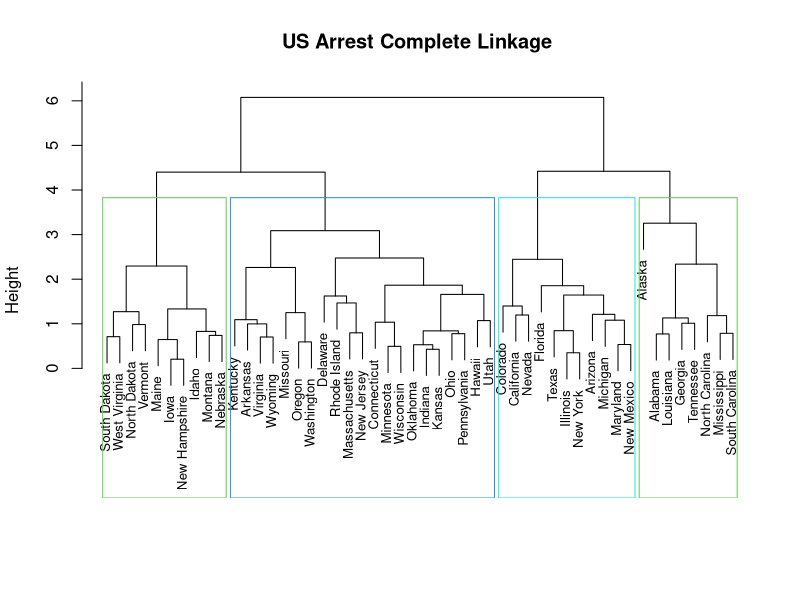
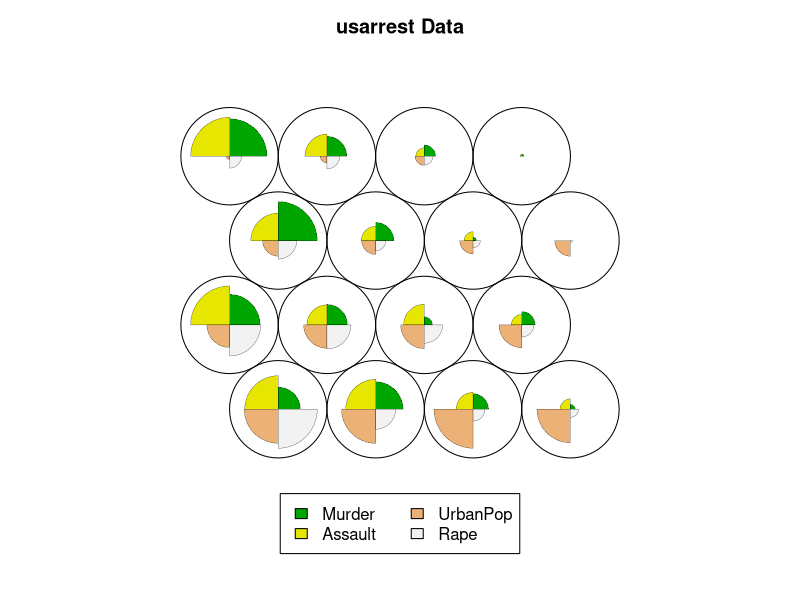
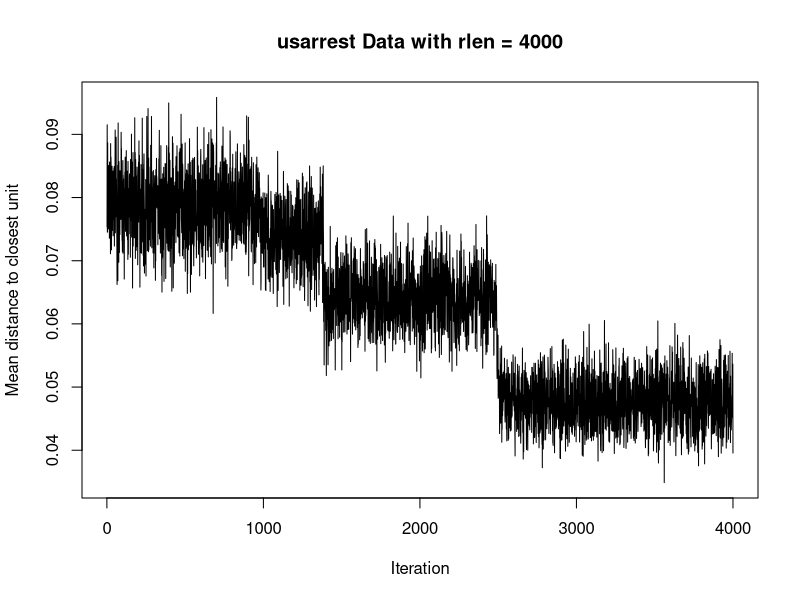
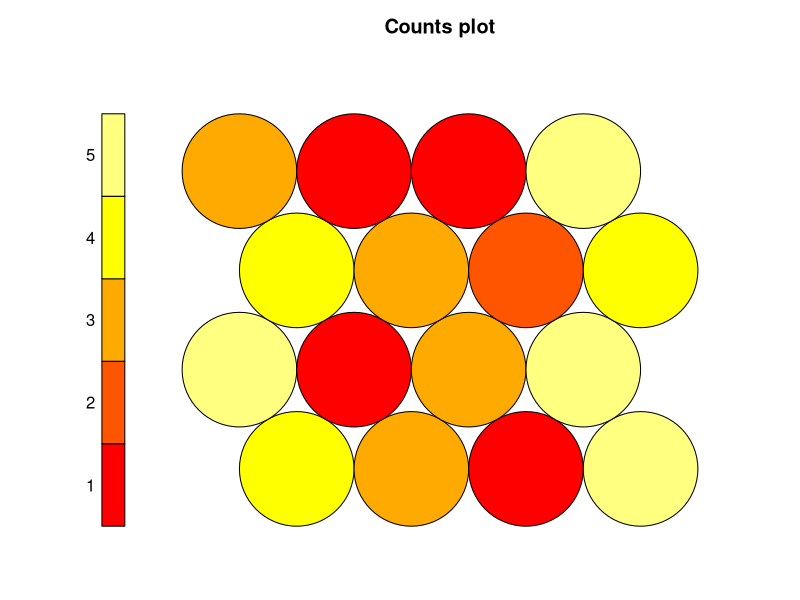
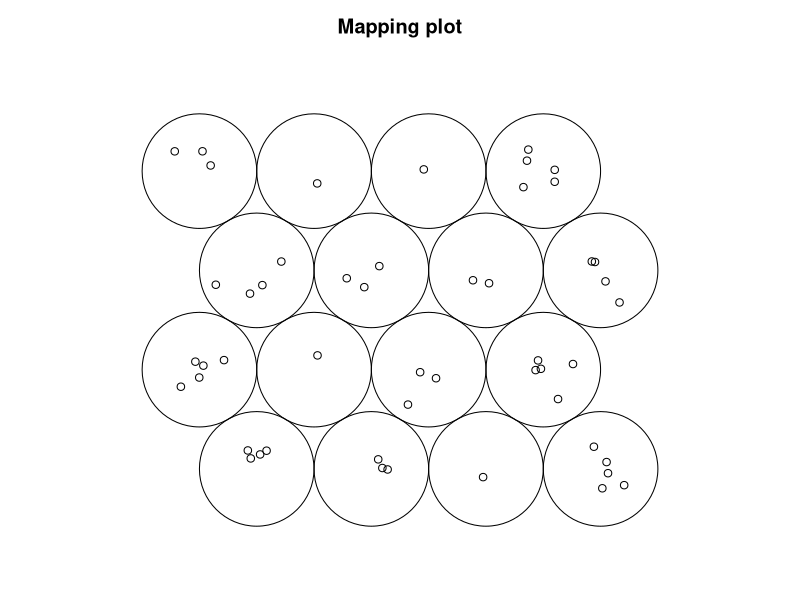
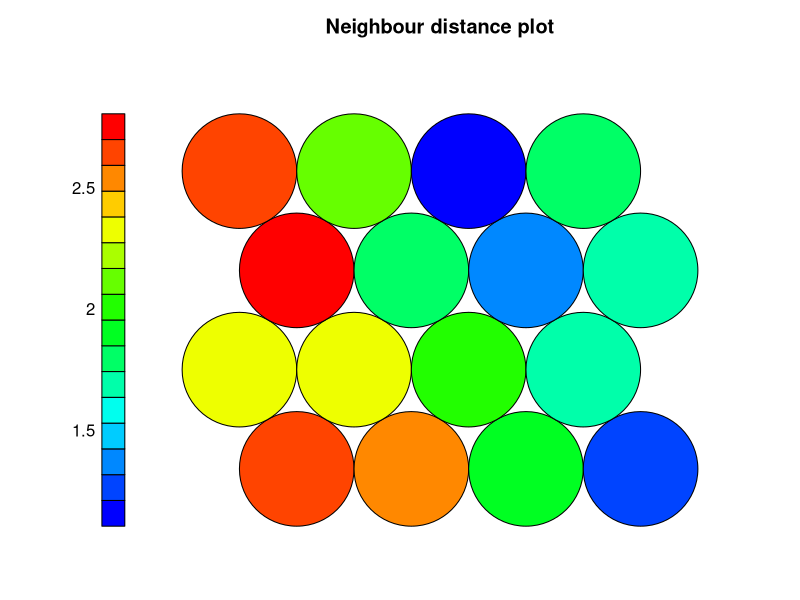
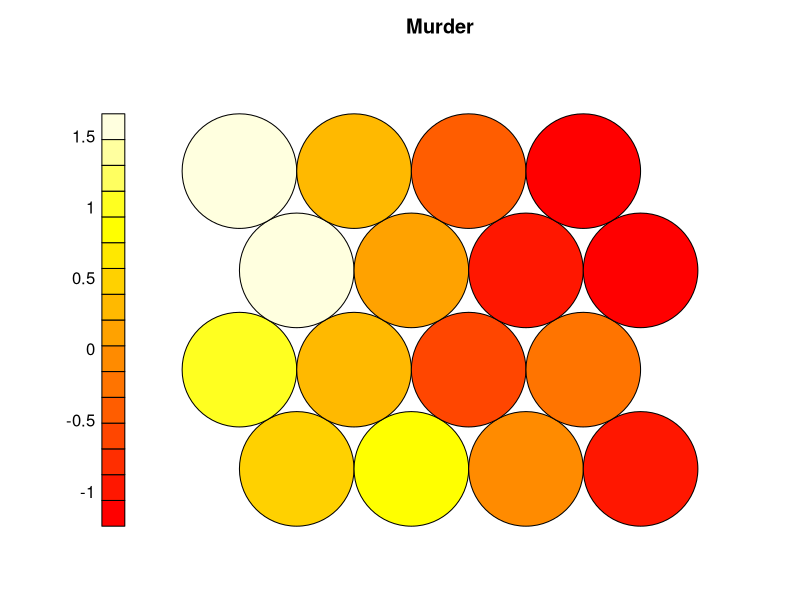
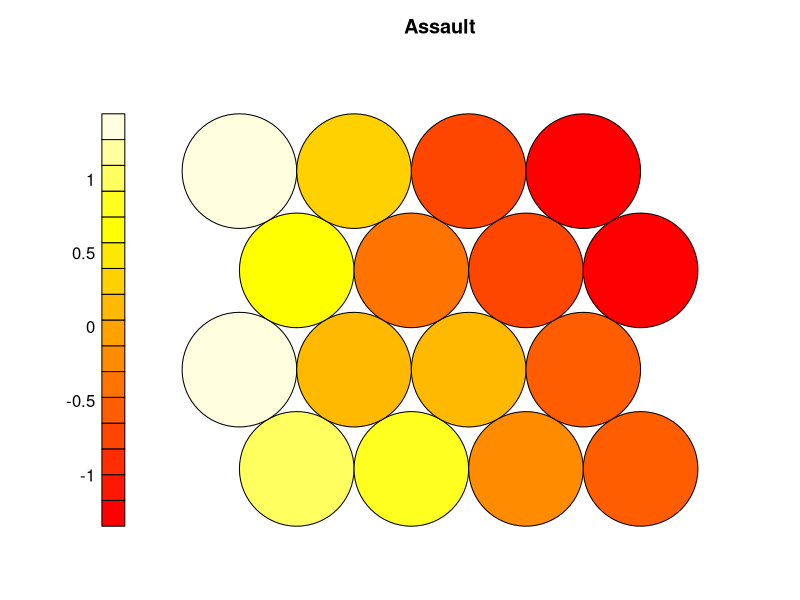

R code for these plots, in order:
#2.a Perform hierarchical clustering with complete linkage and Euclidean distance to cluster the states. 
rm(list = ls())

require(graphics)

usarrest <- scale(USArrests)

usa.complete = hclust(dist(usarrest), method = "complete")

plot(usa.complete ,main = "US Arrest Complete Linkage ", xlab = "", sub = "", cex = .8)
rect.hclust(usa.complete, k = 4, border = 3:5)

#Cut the dendrogram at a height that results in three clusters.  

cut_usa <- cutree(usa.complete , 4)

#2.b Fit a SOM to the data and present the results
#install.packages('kohonen')
library(kohonen)

usarrest.scale <-scale(usarrest)

set.seed(123)
som_grid <- somgrid(xdim = 4, ydim = 4, topo = "hexagonal")
usarrest.som <- som(usarrest.scale, grid = som_grid, rlen = 4000)

codes <- usarrest.som$codes[[1]]

plot(usarrest.som, main = "usarrest Data")
plot(usarrest.som, type = "changes", main = "usarrest Data with rlen = 4000")
#Empty nodes indicate that your map size is too big for the number of samples
plot(usarrest.som, type = "count")
plot(usarrest.som, type = "mapping")

#U-matrix
#Areas with large distances indicate the nodes are much more dissimilar.
coolBlueHotRed <- function(n, alpha = 1){rainbow(n, end=4/6, alpha = alpha)[n:1]}
plot(usarrest.som, type = "dist.neighbours", palette.name = coolBlueHotRed)

# component plane plots
for (i in 1:4){
  quartz()
  plot(usarrest.som, type = "property", property=codes[,i], main = colnames(codes)[i])
}

# Dendrogram and cut the tree
d <- dist(codes)
hc <- hclust(d)
plot(hc)
rect.hclust(hc, k = 4, border = 3:5)

som_cluster <- cutree(hc, h = 3)

# plot the SOM with the found clusters

my_pal <- c("red", "blue", "yellow", "orange")
my_bhcol <- my_pal[som_cluster]

plot(usarrest.som, type = "mapping", col = "black", bgcol = my_bhcol, cex = 0.9, labels=(rownames(usarrest)))
add.cluster.boundaries(usarrest.som, som_cluster)


# Present each cluster 
## hierarchical clustering
for (i in 1:4){ 
  cat('Cluster', i, "\n")
  cat(names(cut_usa)[cut_usa == i], "\n")
}

## SOM
for (i in 1:4){
  each_cluster <- gsub('V', '', names(som_cluster)[som_cluster == i])
  cat('Cluster', i, "\n")
  for (clu in each_cluster) {
    cat(rownames(usarrest)[usarrest.som$unit.classif == clu], ' ')
  }
  cat(  fill = TRUE)
}
